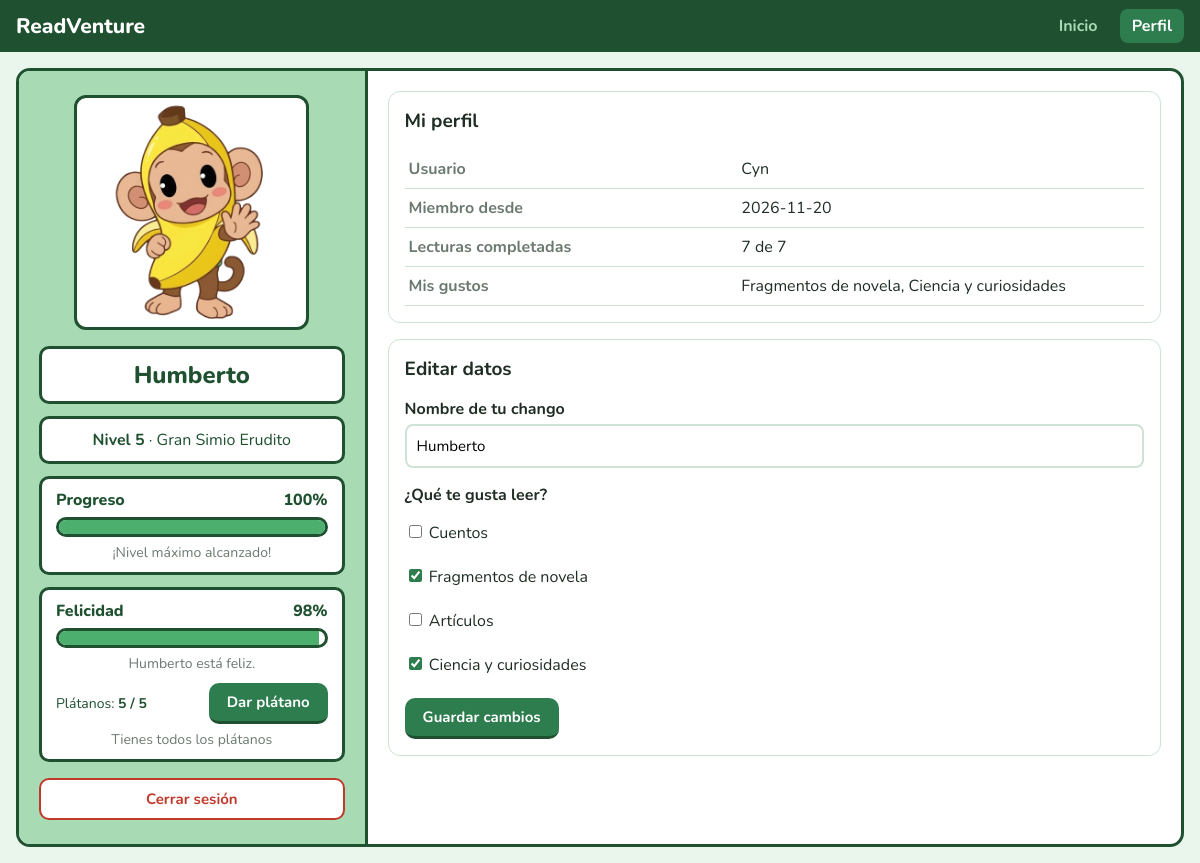
The app's page /perfil (signed in) with its own data.
### tables this page shows
CREATE TABLE usuarios (
            id INTEGER PRIMARY KEY AUTOINCREMENT,
            usuario TEXT UNIQUE NOT NULL,
            password TEXT NOT NULL,
            nombre_chango TEXT DEFAULT 'Chango',
            preferencias TEXT DEFAULT '',
            creado_en TEXT DEFAULT (date('now')),
            felicidad INTEGER DEFAULT 100,
            platanos INTEGER DEFAULT 3,
            felicidad_desde TEXT,   -- última vez que se le bajó la felicidad
            platanos_desde TEXT     -- última vez que se le recargó un plátano
        );

### app.py (the view, shortened to what this page needs)
@app.route("/perfil", methods=["GET", "POST"])
def perfil():
    usuario = usuario_actual()
    if not usuario:
        return redirect(url_for("login"))
    error = None
    mensaje = None
    lista = lecturas_con_estado(usuario)
    completadas = len([item for item in lista if item["estado"] == "completada"])
    gustos = [CATEGORIAS[c] for c in usuario["preferencias"].split(",") if c in CATEGORIAS]
    return render_template("perfil.html", usuario=usuario, categorias=CATEGORIAS,
                           actuales=usuario["preferencias"].split(","), gustos=gustos,
                           completadas=completadas, total=len(lista),
                           chango=progreso_del_chango(completadas),
                           mascota=actualizar_mascota(usuario["id"]),
                           error=error, mensaje=mensaje)

### app.py (called while the page is built, shortened)
def conectar():
    conexion = sqlite3.connect(BASE_DE_DATOS)
    conexion.row_factory = sqlite3.Row  # permite usar fila["columna"]
    return conexion

def usuario_actual():
    if "usuario_id" not in session:
        return None
    conexion = conectar()
    usuario = conexion.execute(
        "SELECT * FROM usuarios WHERE id = ?", (session["usuario_id"],)
    ).fetchone()
    conexion.close()
    return usuario

def progreso_del_chango(completadas):
    numero = numero_de_etapa(completadas)
    etapa = ETAPAS[numero]
    if numero == len(ETAPAS) - 1:
        return {"etapa": etapa, "numero": numero + 1, "siguiente": None,
                "porcentaje": 100, "hechas": 0, "necesarias": 0}

def numero_de_etapa(completadas):
    etapa = 0
    for i, info in enumerate(ETAPAS):
        if completadas >= info["lecturas"]:
            etapa = i
    return etapa

### templates/perfil.html (shortened to what this page needs)
{% extends "base.html" %}
{% block contenido %}
<div class="dos-columnas">
  <div class="columna-chango">
    {% include "_chango.html" %}
    <a class="boton boton-salir" href="{{ url_for('logout') }}">Cerrar sesión</a>
  </div>
  <div class="columna-niveles">
    <section class="caja">
      <h2>Mi perfil</h2>
      <table class="datos">
        <tr><th>Usuario</th><td>{{ usuario.usuario }}</td></tr>
        <tr><th>Miembro desde</th><td>{{ usuario.creado_en }}</td></tr>
        <tr><th>Lecturas completadas</th><td>{{ completadas }} de {{ total }}</td></tr>
        <tr><th>Mis gustos</th><td>{{ gustos | join(', ') }}</td></tr>
      </table>
    </section>
    <section class="caja">
      <h2>Editar datos</h2>
      <form method="post" class="formulario-perfil">
        <label for="nombre_chango">Nombre de tu chango</label>
        <input type="text" id="nombre_chango" name="nombre_chango" maxlength="30" value="{{ usuario.nombre_chango }}">
        <p class="etiqueta">¿Qué te gusta leer?</p>
        {% for clave, nombre in categorias.items() %}
        <label class="opcion">
          <input type="checkbox" name="categorias" value="{{ clave }}" {% if clave in actuales %}checked{% endif %}>
          {{ nombre }}
        </label>
        {% endfor %}
        <button type="submit" class="boton">Guardar cambios</button>
      </form>
    </section>
  </div>
</div>
{% endblock %}

### templates/base.html (shortened to what this page needs)
<!doctype html>
<html lang="es">
<head>
  <link rel="stylesheet" href="{{ url_for('static', filename='css/estilos.css') }}">
</head>
<body>
  <header class="barra">
    <a class="logo" href="{{ url_for('index') }}">ReadVenture</a>
    {% if session.usuario_id %}
    <nav>
      <a href="{{ url_for('inicio') }}" class="{{ 'activo' if request.endpoint == 'inicio' }}">Inicio</a>
      <a href="{{ url_for('perfil') }}" class="{{ 'activo' if request.endpoint == 'perfil' }}">Perfil</a>
    </nav>
    {% endif %}
  </header>
  <main class="contenedor">
    {% block contenido %}{% endblock %}
  </main>
</body>
</html>

### templates/_chango.html (shortened to what this page needs)
<section class="tarjeta-chango">
  <div class="cuadro-imagen">
    <img src="{{ url_for('static', filename='img/' + chango.etapa.imagen) }}" alt="{{ chango.etapa.nombre }}">
  </div>
  <div class="dato dato-nombre">{{ usuario.nombre_chango }}</div>
  <div class="dato">
    <strong>Nivel {{ chango.numero }}</strong> · {{ chango.etapa.nombre }}
  </div>
  <div class="dato">
    <p class="dato-titulo">Progreso <span>{{ chango.porcentaje }}%</span></p>
    <div class="barra-nivel">
      <div class="relleno" style="width: {{ chango.porcentaje }}%"></div>
    </div>
    {% if chango.siguiente %}
      {% set faltan = chango.necesarias - chango.hechas %}
      <p class="texto-barra">
        Le {{ 'falta' if faltan == 1 else 'faltan' }} {{ faltan }} {{ 'lectura' if faltan == 1 else 'lecturas' }}
        para ser <strong>{{ chango.siguiente.nombre }}</strong>
      </p>
    {% else %}
      <p class="texto-barra">¡Nivel máximo alcanzado!</p>
    {% endif %}
  </div>
  <div class="dato">
    <p class="dato-titulo">Felicidad <span>{{ mascota.felicidad }}%</span></p>
    <div class="barra-nivel">
      <div class="relleno {{ mascota.animo }}" style="width: {{ mascota.felicidad }}%"></div>
    </div>
    <p class="texto-barra">
      {% if mascota.animo == "feliz" %}{{ usuario.nombre_chango }} está feliz.
      {% elif mascota.animo == "normal" %}{{ usuario.nombre_chango }} tiene hambre.
      {% else %}{{ usuario.nombre_chango }} está triste. ¡Dale un plátano!{% endif %}
    </p>
    <form method="post" action="{{ url_for('alimentar') }}" class="form-platano">
      <span class="platanos">Plátanos: <strong>{{ mascota.platanos }} / {{ mascota.platanos_maximos }}</strong></span>
      <button type="submit" class="boton"
              {% if mascota.platanos == 0 or mascota.felicidad >= 100 %}disabled{% endif %}>
        Dar plátano
      </button>
    </form>
    <p class="texto-barra">
      {% if mascota.minutos_para_platano %}
        Siguiente plátano en {{ mascota.minutos_para_platano }} min
      {% else %}
        Tienes todos los plátanos
      {% endif %}
    </p>
  </div>
</section>

### static/css/estilos.css (style rules this page uses)
:root { --verde-oscuro: #1f5130; --verde: #2e7d4f; --verde-medio: #4caf6e; --verde-claro: #a8dbb3; --verde-fondo: #eaf5ec; --verde-suave: #d6ecdb; --texto: #1f2d24; --gris: #6b7a70; --borde: #cfe3d4; --rojo: #c0392b; --amarillo: #e2b93b; }
body { margin: 0; font-family: "Nunito", Verdana, Arial, sans-serif; font-size: 16px; color: var(--texto); background-color: var(--verde-fondo); }
a { color: var(--verde); }
h2 { font-size: 19px; margin-top: 0; }
.contenedor { max-width: 1200px; margin: 0 auto; padding: 16px; }
.barra { display: flex; justify-content: space-between; align-items: center; padding: 12px 16px; background-color: var(--verde-oscuro); }
.logo { color: white; font-size: 21px; font-weight: 800; text-decoration: none; }
.barra nav a { color: var(--verde-claro); text-decoration: none; font-weight: 700; margin-left: 6px; padding: 6px 12px; border-radius: 8px; }
.barra nav a.activo, .barra nav a:hover { color: white; background-color: var(--verde); }
.caja { background-color: white; border: 1px solid var(--borde); border-radius: 12px; padding: 16px; margin-bottom: 16px; }
.boton { display: inline-block; padding: 9px 18px; border: none; border-radius: 10px; border-bottom: 3px solid var(--verde-oscuro); background-color: var(--verde); color: white; font-family: inherit; font-size: 15px; font-weight: 700; text-decoration: none; cursor: pointer; }
.boton-salir { display: block; margin-top: 16px; text-align: center; background-color: white; color: var(--rojo); border: 2px solid var(--rojo); }
.tarjeta-chango { display: flex; flex-direction: column; gap: 12px; text-align: center; }
.cuadro-imagen { width: 75%; max-width: 240px; aspect-ratio: 1 / 1; margin: 0 auto 4px auto; background-color: white; border: 3px solid var(--verde-oscuro); border-radius: 12px; overflow: hidden; }
.cuadro-imagen img { width: 100%; height: 100%; object-fit: contain; }
.dato { padding: 10px 14px; background-color: white; border: 3px solid var(--verde-oscuro); border-radius: 10px; color: var(--verde-oscuro); }
.dato-nombre { font-size: 24px; font-weight: 800; }
.dato-titulo { display: flex; justify-content: space-between; margin: 0 0 6px 0; font-weight: 800; }
.barra-nivel { height: 20px; width: 100%; box-sizing: border-box; background-color: white; border: 3px solid var(--verde-oscuro); border-radius: 20px; overflow: hidden; }
.barra-nivel .relleno { height: 100%; background-color: var(--verde-medio); }
.barra-nivel .relleno.feliz { background-color: var(--verde-medio); }
.texto-barra { margin: 6px 0 0 0; font-size: 14px; color: var(--gris); }
.form-platano { display: flex; justify-content: space-between; align-items: center; gap: 8px; margin-top: 10px; }
.platanos { font-size: 14px; }
.dos-columnas, .pantalla-lectura { display: flex; align-items: stretch; min-height: calc(100vh - 110px); background-color: white; border: 3px solid var(--verde-oscuro); border-radius: 14px; overflow: hidden; }
.columna-chango { width: 30%; min-width: 260px; flex-shrink: 0; display: flex; flex-direction: column; padding: 24px 20px; box-sizing: border-box; background-color: var(--verde-claro); border-right: 3px solid var(--verde-oscuro); }
.columna-niveles { flex: 1; padding: 20px; }
.formulario label, .formulario-perfil label { display: block; margin-top: 10px; font-weight: 700; }
input[type="text"], input[type="email"], input[type="password"] { width: 100%; box-sizing: border-box; padding: 10px; margin-top: 4px; border: 2px solid var(--borde); border-radius: 8px; font-family: inherit; font-size: 15px; }
.formulario .boton, .formulario-perfil .boton { margin-top: 16px; }
.etiqueta { margin: 16px 0 4px 0; font-weight: 700; }
.opcion { display: block; padding: 6px 0; font-weight: normal !important; cursor: pointer; }
input[type="checkbox"], input[type="radio"] { accent-color: var(--verde); }
.datos { width: 100%; border-collapse: collapse; }
.datos th, .datos td { text-align: left; padding: 8px 4px; border-bottom: 1px solid var(--borde); }
.datos th { width: 45%; color: var(--gris); font-weight: 700; }

### records on screen
usuarios: nombre_chango "Humberto", usuario "Cyn", creado_en "2026-11-20"

### other values on screen
{{ chango.numero }} "5"
{{ chango.etapa.nombre }} "Gran Simio Erudito"
{{ chango.porcentaje }} "100"
{{ mascota.felicidad }} "98"
{{ mascota.platanos }} "5"
{{ mascota.platanos_maximos }} "5"
{{ completadas }} "7"
{{ total }} "7"
{{ gustos | join(', ') }} "Fragmentos de novela, Ciencia y curiosidades"
{{ nombre }} "Cuentos" "Fragmentos de novela" "Artículos" "Ciencia y curiosidades"
